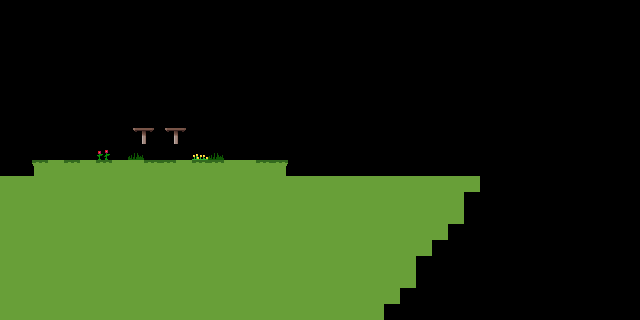

Tiled map render using the project's own tile images. Description and the whole map definition, tile-layer contents included, below:
An orthogonal 40x20 tile map with 16x16 px tiles, 3 tile layers (decor, tiles, oneway).

<map version="1.0" tiledversion="1.1.0" orientation="orthogonal" renderorder="right-down" width="40" height="20" tilewidth="16" tileheight="16" infinite="0" nextobjectid="7">
 <tileset firstgid="1" source="tiles.tsx" />
 <layer name="decor" width="40" height="20">
  <properties>
   <property name="isDecor" type="bool" value="true" />
  </properties>
  <data encoding="csv">
0,0,0,0,0,0,0,0,0,0,0,0,0,0,0,0,0,0,0,0,0,0,0,0,0,0,0,0,0,0,0,0,0,0,0,0,0,0,0,0,
0,0,0,0,0,0,0,0,0,0,0,0,0,0,0,0,0,0,0,0,0,0,0,0,0,0,0,0,0,0,0,0,0,0,0,0,0,0,0,0,
0,0,0,0,0,0,0,0,0,0,0,0,0,0,0,0,0,0,0,0,0,0,0,0,0,0,0,0,0,0,0,0,0,0,0,0,0,0,0,0,
0,0,0,0,0,0,0,0,0,0,0,0,0,0,0,0,0,0,0,0,0,0,0,0,0,0,0,0,0,0,0,0,0,0,0,0,0,0,0,0,
0,0,0,0,0,0,0,0,0,0,0,0,0,0,0,0,0,0,0,0,0,0,0,0,0,0,0,0,0,0,0,0,0,0,0,0,0,0,0,0,
0,0,0,0,0,0,0,0,0,0,0,0,0,0,0,0,0,0,0,0,0,0,0,0,0,0,0,0,0,0,0,0,0,0,0,0,0,0,0,0,
0,0,0,0,0,0,0,0,0,0,0,0,0,0,0,0,0,0,0,0,0,0,0,0,0,0,0,0,0,0,0,0,0,0,0,0,0,0,0,0,
0,0,0,0,0,0,0,0,0,0,0,0,0,0,0,0,0,0,0,0,0,0,0,0,0,0,0,0,0,0,0,0,0,0,0,0,0,0,0,0,
0,0,0,0,0,0,0,0,0,0,0,0,0,0,0,0,0,0,0,0,0,0,0,0,0,0,0,0,0,0,0,0,0,0,0,0,0,0,0,0,
0,0,0,0,0,0,6,0,5,0,0,0,7,5,0,0,0,0,0,0,0,0,0,0,0,0,0,0,0,0,0,0,0,0,0,0,0,0,0,0,
0,0,0,0,0,0,0,0,0,0,0,0,0,0,0,0,0,0,0,0,0,0,0,0,0,0,0,0,0,0,0,0,0,0,0,0,0,0,0,0,
0,0,0,0,0,0,0,0,0,0,0,0,0,0,0,0,0,0,0,0,0,0,0,0,0,0,0,0,0,0,0,0,0,0,0,0,0,0,0,0,
0,0,0,0,0,0,0,0,0,0,0,0,0,0,0,0,0,0,0,0,0,0,0,0,0,0,0,0,0,0,0,0,0,0,0,0,0,0,0,0,
0,0,0,0,0,0,0,0,0,0,0,0,0,0,0,0,0,0,0,0,0,0,0,0,0,0,0,0,0,0,0,0,0,0,0,0,0,0,0,0,
0,0,0,0,0,0,0,0,0,0,0,0,0,0,0,0,0,0,0,0,0,0,0,0,0,0,0,0,0,0,0,0,0,0,0,0,0,0,0,0,
0,0,0,0,0,0,0,0,0,0,0,0,0,0,0,0,0,0,0,0,0,0,0,0,0,0,0,0,0,0,0,0,0,0,0,0,0,0,0,0,
0,0,0,0,0,0,0,0,0,0,0,0,0,0,0,0,0,0,0,0,0,0,0,0,0,0,0,0,0,0,0,0,0,0,0,0,0,0,0,0,
0,0,0,0,0,0,0,0,0,0,0,0,0,0,0,0,0,0,0,0,0,0,0,0,0,0,0,0,0,0,0,0,0,0,0,0,0,0,0,0,
0,0,0,0,0,0,0,0,0,0,0,0,0,0,0,0,0,0,0,0,0,0,0,0,0,0,0,0,0,0,0,0,0,0,0,0,0,0,0,0,
0,0,0,0,0,0,0,0,0,0,0,0,0,0,0,0,0,0,0,0,0,0,0,0,0,0,0,0,0,0,0,0,0,0,0,0,0,0,0,0
</data>
 </layer>
 <objectgroup name="players" />
 <layer name="tiles" width="40" height="20">
  <properties>
   <property name="isSolid" type="bool" value="true" />
  </properties>
  <data encoding="csv">
0,0,0,0,0,0,0,0,0,0,0,0,0,0,0,0,0,0,0,0,0,0,0,0,0,0,0,0,0,0,0,0,0,0,0,0,0,0,0,0,
0,0,0,0,0,0,0,0,0,0,0,0,0,0,0,0,0,0,0,0,0,0,0,0,0,0,0,0,0,0,0,0,0,0,0,0,0,0,0,0,
0,0,0,0,0,0,0,0,0,0,0,0,0,0,0,0,0,0,0,0,0,0,0,0,0,0,0,0,0,0,0,0,0,0,0,0,0,0,0,0,
0,0,0,0,0,0,0,0,0,0,0,0,0,0,0,0,0,0,0,0,0,0,0,0,0,0,0,0,0,0,0,0,0,0,0,0,0,0,0,0,
0,0,0,0,0,0,0,0,0,0,0,0,0,0,0,0,0,0,0,0,0,0,0,0,0,0,0,0,0,0,0,0,0,0,0,0,0,0,0,0,
0,0,0,0,0,0,0,0,0,0,0,0,0,0,0,0,0,0,0,0,0,0,0,0,0,0,0,0,0,0,0,0,0,0,0,0,0,0,0,0,
0,0,0,0,0,0,0,0,0,0,0,0,0,0,0,0,0,0,0,0,0,0,0,0,0,0,0,0,0,0,0,0,0,0,0,0,0,0,0,0,
0,0,0,0,0,0,0,0,0,0,0,0,0,0,0,0,0,0,0,0,0,0,0,0,0,0,0,0,0,0,0,0,0,0,0,0,0,0,0,0,
0,0,0,0,0,0,0,0,0,0,0,0,0,0,0,0,0,0,0,0,0,0,0,0,0,0,0,0,0,0,0,0,0,0,0,0,0,0,0,0,
0,0,0,0,0,0,0,0,0,0,0,0,0,0,0,0,0,0,0,0,0,0,0,0,0,0,0,0,0,0,0,0,0,0,0,0,0,0,0,0,
0,0,3,1,2,1,2,1,1,2,2,1,2,2,1,1,2,4,0,0,0,0,0,0,0,0,0,0,0,0,0,0,0,0,0,0,0,0,0,0,
1,1,1,1,1,1,1,1,1,1,1,1,1,1,1,1,1,1,1,1,1,1,1,1,1,1,1,1,1,1,0,0,0,0,0,0,0,0,0,0,
1,1,1,1,1,1,1,1,1,1,1,1,1,1,1,1,1,1,1,1,1,1,1,1,1,1,1,1,1,0,0,0,0,0,0,0,0,0,0,0,
1,1,1,1,1,1,1,1,1,1,1,1,1,1,1,1,1,1,1,1,1,1,1,1,1,1,1,1,1,0,0,0,0,0,0,0,0,0,0,0,
1,1,1,1,1,1,1,1,1,1,1,1,1,1,1,1,1,1,1,1,1,1,1,1,1,1,1,1,0,0,0,0,0,0,0,0,0,0,0,0,
1,1,1,1,1,1,1,1,1,1,1,1,1,1,1,1,1,1,1,1,1,1,1,1,1,1,1,0,0,0,0,0,0,0,0,0,0,0,0,0,
1,1,1,1,1,1,1,1,1,1,1,1,1,1,1,1,1,1,1,1,1,1,1,1,1,1,0,0,0,0,0,0,0,0,0,0,0,0,0,0,
1,1,1,1,1,1,1,1,1,1,1,1,1,1,1,1,1,1,1,1,1,1,1,1,1,1,0,0,0,0,0,0,0,0,0,0,0,0,0,0,
1,1,1,1,1,1,1,1,1,1,1,1,1,1,1,1,1,1,1,1,1,1,1,1,1,0,0,0,0,0,0,0,0,0,0,0,0,0,0,0,
1,1,1,1,1,1,1,1,1,1,1,1,1,1,1,1,1,1,1,1,1,1,1,1,0,0,0,0,0,0,0,0,0,0,0,0,0,0,0,0
</data>
 </layer>
 <layer name="oneway" width="40" height="20">
  <properties>
   <property name="isOneWay" type="bool" value="true" />
   <property name="isSolid" type="bool" value="true" />
  </properties>
  <data encoding="csv">
0,0,0,0,0,0,0,0,0,0,0,0,0,0,0,0,0,0,0,0,0,0,0,0,0,0,0,0,0,0,0,0,0,0,0,0,0,0,0,0,
0,0,0,0,0,0,0,0,0,0,0,0,0,0,0,0,0,0,0,0,0,0,0,0,0,0,0,0,0,0,0,0,0,0,0,0,0,0,0,0,
0,0,0,0,0,0,0,0,0,0,0,0,0,0,0,0,0,0,0,0,0,0,0,0,0,0,0,0,0,0,0,0,0,0,0,0,0,0,0,0,
0,0,0,0,0,0,0,0,0,0,0,0,0,0,0,0,0,0,0,0,0,0,0,0,0,0,0,0,0,0,0,0,0,0,0,0,0,0,0,0,
0,0,0,0,0,0,0,0,0,0,0,0,0,0,0,0,0,0,0,0,0,0,0,0,0,0,0,0,0,0,0,0,0,0,0,0,0,0,0,0,
0,0,0,0,0,0,0,0,0,0,0,0,0,0,0,0,0,0,0,0,0,0,0,0,0,0,0,0,0,0,0,0,0,0,0,0,0,0,0,0,
0,0,0,0,0,0,0,0,0,0,0,0,0,0,0,0,0,0,0,0,0,0,0,0,0,0,0,0,0,0,0,0,0,0,0,0,0,0,0,0,
0,0,0,0,0,0,0,0,0,0,0,0,0,0,0,0,0,0,0,0,0,0,0,0,0,0,0,0,0,0,0,0,0,0,0,0,0,0,0,0,
0,0,0,0,0,0,0,0,33,34,33,34,0,0,0,0,0,0,0,0,0,0,0,0,0,0,0,0,0,0,0,0,0,0,0,0,0,0,0,0,
0,0,0,0,0,0,0,0,0,0,0,0,0,0,0,0,0,0,0,0,0,0,0,0,0,0,0,0,0,0,0,0,0,0,0,0,0,0,0,0,
0,0,0,0,0,0,0,0,0,0,0,0,0,0,0,0,0,0,0,0,0,0,0,0,0,0,0,0,0,0,0,0,0,0,0,0,0,0,0,0,
0,0,0,0,0,0,0,0,0,0,0,0,0,0,0,0,0,0,0,0,0,0,0,0,0,0,0,0,0,0,0,0,0,0,0,0,0,0,0,0,
0,0,0,0,0,0,0,0,0,0,0,0,0,0,0,0,0,0,0,0,0,0,0,0,0,0,0,0,0,0,0,0,0,0,0,0,0,0,0,0,
0,0,0,0,0,0,0,0,0,0,0,0,0,0,0,0,0,0,0,0,0,0,0,0,0,0,0,0,0,0,0,0,0,0,0,0,0,0,0,0,
0,0,0,0,0,0,0,0,0,0,0,0,0,0,0,0,0,0,0,0,0,0,0,0,0,0,0,0,0,0,0,0,0,0,0,0,0,0,0,0,
0,0,0,0,0,0,0,0,0,0,0,0,0,0,0,0,0,0,0,0,0,0,0,0,0,0,0,0,0,0,0,0,0,0,0,0,0,0,0,0,
0,0,0,0,0,0,0,0,0,0,0,0,0,0,0,0,0,0,0,0,0,0,0,0,0,0,0,0,0,0,0,0,0,0,0,0,0,0,0,0,
0,0,0,0,0,0,0,0,0,0,0,0,0,0,0,0,0,0,0,0,0,0,0,0,0,0,0,0,0,0,0,0,0,0,0,0,0,0,0,0,
0,0,0,0,0,0,0,0,0,0,0,0,0,0,0,0,0,0,0,0,0,0,0,0,0,0,0,0,0,0,0,0,0,0,0,0,0,0,0,0,
0,0,0,0,0,0,0,0,0,0,0,0,0,0,0,0,0,0,0,0,0,0,0,0,0,0,0,0,0,0,0,0,0,0,0,0,0,0,0,0
</data>
 </layer>
</map>
